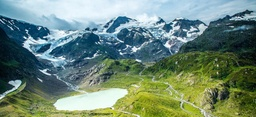
#> input picture lesson5/data/im.jpg, 256 x 117 px, shrunk from 1180 x 540 before the run
$ jupyter execute Homework.ipynb
#> lines starting #> are read from the running program, lines starting #| are printed output that depends on the picture; after the words box and inside, x2 and y2 are one past the last pixel; in counts of white or black regions, pixels touching at a corner belong together
# HOMEWORK 5

In this homework you are going to implement the **Floyd-Steinberg dithering** algorithm. Dithering, in general, means that we are adding noise to the signal (in our case digital image) in order to perceive it better. In other words, by adding the noise the objective quality will be worse but the subjective quality will be better (i.e. the image will "look" better).

The details of FS dithering can be found in this [wiki](https://en.wikipedia.org/wiki/Floyd%E2%80%93Steinberg_dithering) page. In order to implement the dithering, we will implement the following steps:
* Define colour pallette
* Quantize the image to obtain the baseline and compute the average quantization error
* Implement FS dithering and compute the average quantization error

You will also have to answer the question at the end of this notebook.

Note: In this homework, you will have the chance to earn some extra points. See the "Bonus" section at the end of the notebook. Good luck!

As always, you are encouraged to use your own images :-)

[cell 1]
import cv2
import math
import numpy as np
from matplotlib import pyplot as plt
plt.rcParams['figure.figsize'] = [15, 10]

Let's load the image.

[cell 2]
# Load image
img = cv2.imread('data/im.jpg')
#> img is the input picture: shape (117, 256, 3); mean B, G, R 119.1, 134.9, 110.2
# Convert it to RGB
img = cv2.cvtColor(img, cv2.COLOR_BGR2RGB)
# Plot it
plt.imshow(img)

Let's start with gray tones first.

[cell 3]
# Black, dark gray, light gray, white
colors = np.array([[0, 0, 0],
                   [64, 64, 64],
                   [192, 192, 192],
                   [255, 255, 255]])

Using the colour pallette, let's quantize the original image.

[cell 4]
# Cast the image and colors to float
img = (img/255).astype(np.float32)
colors=(colors/255).astype(np.float32)

[cell 5]
# Find the closest colour from the pallette
def find_closest(pixel, colors):
    dist=[np.linalg.norm(i-pixel) for i in colors]
    return colors[dist.index(np.min(dist))]

[cell 6]
# Prepare for quantization
rows, cols, channels = img.shape
#> rows = 117; cols = 256; channels = 3
quantized = np.zeros_like(img)

# Apply quantization
for r in range(rows):
    for c in range(cols):
        # Extract the original pixel value
        pixel = img[r][c]

        # Find the closest colour from the pallette (using absolute value/Euclidean distance)
        # Note: You may need more than one line of code here
        new_pixel = find_closest(pixel, colors)

        # Apply quantization
        quantized[r, c, :] = new_pixel
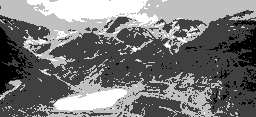
#> quantized: shape (117, 256, 3) float32; min 0, max 1, mean 0.469

[cell 7]
# Show quantized image (don't forget to cast back to uint8)
plt.imshow((255*quantized).astype(np.uint8))

[cell 8]
# Compute average quantization error
avg_quant_error = (img - quantized).mean()
avg_quant_error
#> Out = 0.00675

#### Floyd-Steinberg Dithering
We are now going to implement the FS dithering and compare it to the optimally quantized image we have calculated above.

[cell 9]
# Make a temporal copy of the original image, we will need it for error diffusion
img_tmp = np.copy(img)
dithering = np.zeros_like(img)

for r in range(1, rows-1):
    for c in range(1, cols-1):
        # Extract the original pixel value
        pixel = img_tmp[r][c]

        # Find the closest colour from the pallette (using absolute value/Euclidean distance)
        # Note: You may need more than one line of code here
        new_pixel = find_closest(pixel,colors)

        # Compute quantization error
        quant_error = pixel - new_pixel

        # Diffuse the quantization error accroding to the FS diffusion matrix
        # Note: You may need more than one line of code here
        img_tmp[r][c+1] += quant_error * 7/16
        img_tmp[r+1][c-1] += quant_error * 3/16
        img_tmp[r+1][c] += quant_error * 5/16
        img_tmp[r+1][c+1] += quant_error * 1/16


        # Apply dithering
        dithering[r, c, :] = new_pixel
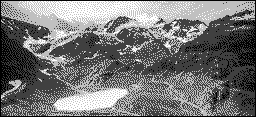
#> dithering: shape (117, 256, 3) float32; min 0, max 1, mean 0.463
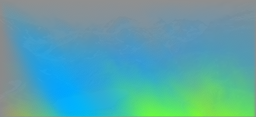
#> img_tmp: shape (117, 256, 3) float32; mean R, G, B -6.92, 3.74, 4.63; drawn with min black and max white

[cell 10]
# Show quantized image (don't forget to cast back to uint8)
plt.subplot(121), plt.imshow((255*quantized).astype(np.uint8))   # optimally quantized
plt.subplot(122), plt.imshow((255*dithering).astype(np.uint8))   # dithering
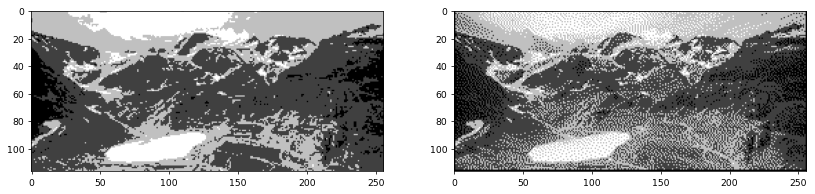
#> figure drawn by matplotlib, 2 panels

[cell 11]
# Compute average quantization error for dithered image
avg_dith_error = (img - dithering).mean()
avg_dith_error
#> Out = 0.0129

### Questions
* Which image has higher quantization error? Optimally quantized or dithered?
* Which image looks better to you?
* Can you repeat the same process using only two colours: black and white? Show me :-)

**Ошибка у quantized изображения больше. Dithered image виглядит лучше, больше проработаны детали.**

[cell 12]
# Black, white
colors2 = (np.array([[0, 0, 0], [255, 255, 255]])/255).astype(np.float32)

rows, cols, channels = img.shape
quantized2 = np.zeros_like(img)

# Apply quantization
for r in range(rows):
    for c in range(cols):
        # Extract the original pixel value
        pixel = img[r][c]

        # Find the closest colour from the pallette (using absolute value/Euclidean distance)
        # Note: You may need more than one line of code here
        new_pixel = find_closest(pixel, colors2)

        # Apply quantization
        quantized2[r, c, :] = new_pixel
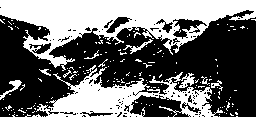
#> quantized2: shape (117, 256, 3) float32; values 0 (black) and 1 (white), 41.8% white; 165 white regions (156 under 20 px), largest, box (x1, y1, x2, y2) and area: (0, 0, 256, 71) 7785, (36, 65, 223, 117) 3849, (0, 80, 22, 100) 113

# Make a temporal copy of the original image, we will need it for error diffusion
img_tmp2 = np.copy(img)
dithering2 = np.zeros_like(img)

for r in range(1, rows-1):
    for c in range(1, cols-1):
        # Extract the original pixel value
        pixel = img_tmp2[r][c]

        # Find the closest colour from the pallette (using absolute value/Euclidean distance)
        # Note: You may need more than one line of code here
        new_pixel = find_closest(pixel,colors2)

        # Compute quantization error
        quant_error = pixel - new_pixel

        # Diffuse the quantization error accroding to the FS diffusion matrix
        # Note: You may need more than one line of code here
        img_tmp2[r][c+1] += quant_error * 7/16
        img_tmp2[r+1][c-1] += quant_error * 3/16
        img_tmp2[r+1][c] += quant_error * 5/16
        img_tmp2[r+1][c+1] += quant_error * 1/16


        # Apply dithering
        dithering2[r, c, :] = new_pixel
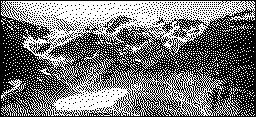
#> dithering2: shape (117, 256, 3) float32; values 0 (black) and 1 (white), 46.3% white in thin lines or dots

[cell 13]
# Show quantized image (don't forget to cast back to uint8)
plt.subplot(121), plt.imshow((255*quantized2).astype(np.uint8))   # optimally quantized
plt.subplot(122), plt.imshow((255*dithering2).astype(np.uint8))   # dithering
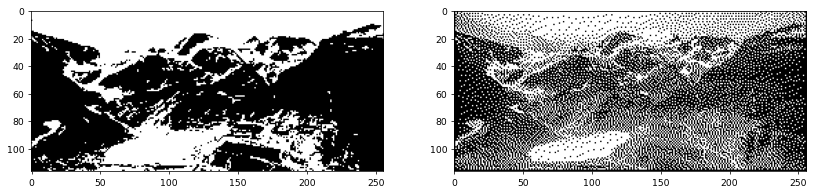
#> figure drawn by matplotlib, 2 panels

**Результат dithered с изпользованием только черного и белого цветов очень похож на результат с использованием 4(colors)**

### Bonus Points

Repeat the homework using a diffrerent image pallette. For instance, you can use an optimal colour
pallette that we can calculate via k-means algorithm. The following snippet of code will give you the 16
optimal colours for your original image.

[cell 14]
from sklearn.cluster import KMeans
kmeans = KMeans(n_clusters=16).fit(np.reshape(img, (-1, 3)))
colors = kmeans.cluster_centers_

[cell 15]
colors
#> Out = 16 rows, first 8: [0.6, 0.74, 0.811], [0.19, 0.286, 0.298], [0.509, 0.567, 0.165], [0.0746, 0.183, 0.21], [0.878, 0.947, 0.96], [0.708, 0.731, 0.504], [0.507, 0.563, 0.347], [0.046, 0.114, 0.0955]

Apply FS dithering the same way you did before.

[cell 16]
rows, cols, channels = img.shape

# Make a temporal copy of the original image, we will need it for error diffusion
img_tmp = np.copy(img)
dithering = np.zeros_like(img)

for r in range(1, rows-1):
    for c in range(1, cols-1):
        # Extract the original pixel value
        pixel = img_tmp[r][c]

        # Find the closest colour from the pallette (using absolute value/Euclidean distance)
        # Note: You may need more than one line of code here
        new_pixel = find_closest(pixel,colors)

        # Compute quantization error
        quant_error = pixel - new_pixel

        # Diffuse the quantization error accroding to the FS diffusion matrix
        # Note: You may need more than one line of code here
        img_tmp[r][c+1] += quant_error * 7/16
        img_tmp[r+1][c-1] += quant_error * 3/16
        img_tmp[r+1][c] += quant_error * 5/16
        img_tmp[r+1][c+1] += quant_error * 1/16


        # Apply dithering
        dithering[r, c, :] = new_pixel
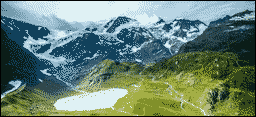
#> dithering: shape (117, 256, 3) float32; mean R, G, B 0.416, 0.516, 0.459
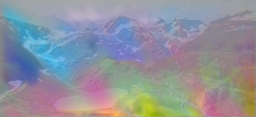
#> img_tmp: shape (117, 256, 3) float32; mean R, G, B 0.367, 0.415, 0.649; drawn with min black and max white

[cell 17]
plt.imshow((255*dithering).astype(np.uint8))
